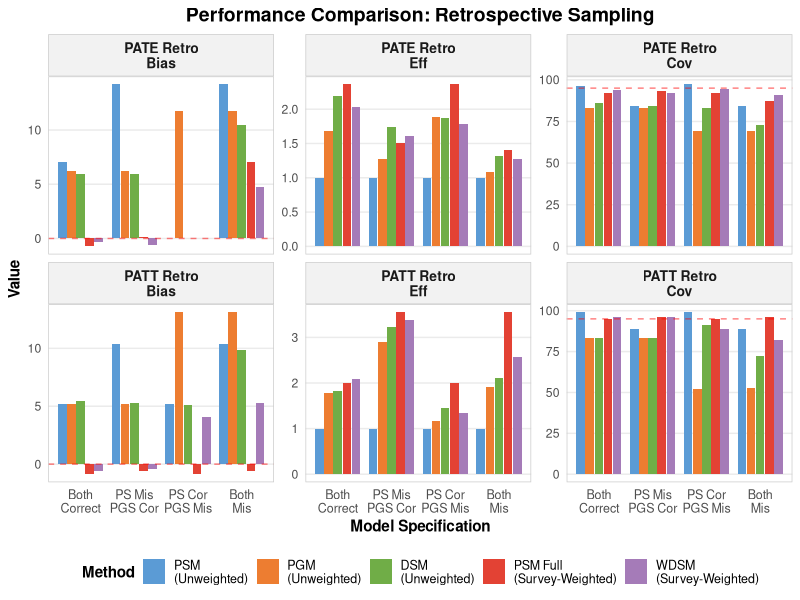
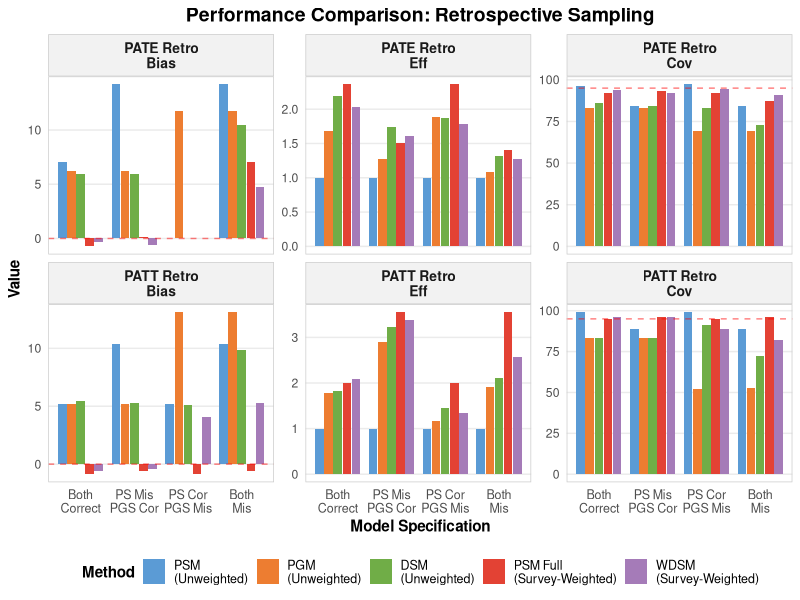
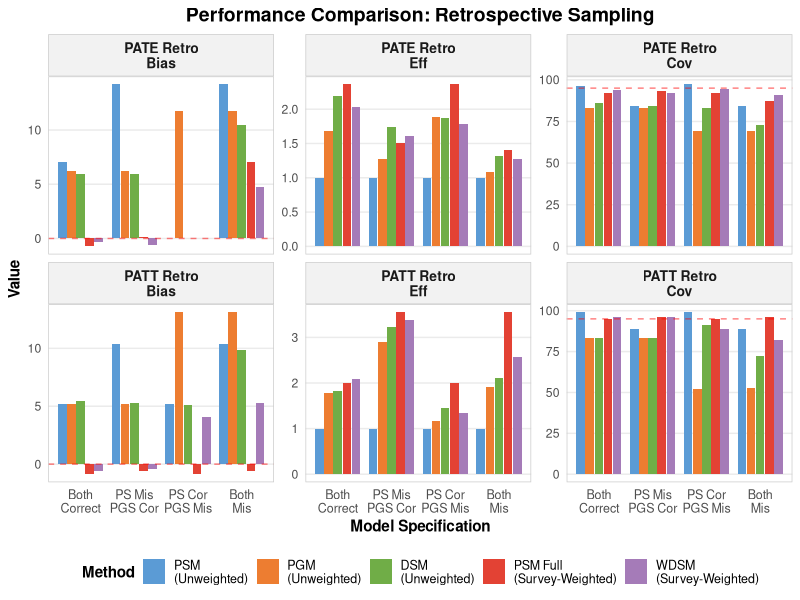

The R script that drew these images, in order:
library(ggplot2)
library(tidyr)
library(dplyr)

# Create data frame from the retrospective table
results_data <- data.frame(
  Method = rep(c("PSM\n(Unweighted)", "PGM\n(Unweighted)", "DSM\n(Unweighted)", 
                 "PSM Full\n(Survey-Weighted)", "WDSM\n(Survey-Weighted)"), 4),
  Specification = rep(c("Both\nCorrect", "PS Mis\nPGS Cor", "PS Cor\nPGS Mis", "Both\nMis"), each = 5),
  
  # PATE Results
  PATE_Bias = c(
    # Both Correct
    7.01, 6.21, 5.90, -0.73, -0.34,
    # PS Mis, PGS Cor
    14.20, 6.21, 5.92, 0.11, -0.56,
    # PS Cor, PGS Mis
    0.062, 11.75, 0.061, 0.001, -0.004,
    # Both Mis
    14.20, 11.75, 10.44, 7.05, 4.70
  ),
  PATE_Eff = c(
    # Both Correct
    1.00, 1.68, 2.19, 2.36, 2.03,
    # PS Mis, PGS Cor
    1.00, 1.27, 1.74, 1.51, 1.61,
    # PS Cor, PGS Mis
    1.00, 1.88, 1.87, 2.36, 1.78,
    # Both Mis
    1.00, 1.08, 1.32, 1.41, 1.27
  ),
  PATE_Cov = c(
    # Both Correct
    96.0, 83.0, 86.0, 92.0, 94.0,
    # PS Mis, PGS Cor
    84.0, 83.0, 84.0, 93.0, 92.0,
    # PS Cor, PGS Mis
    97.2, 69.0, 82.9, 92.0, 94.4,
    # Both Mis
    84.0, 69.0, 73.0, 87.0, 91.0
  ),
  
  # PATT Results
  PATT_Bias = c(
    # Both Correct
    5.16, 5.18, 5.48, -0.87, -0.62,
    # PS Mis, PGS Cor
    10.37, 5.18, 5.31, -0.60, -0.42,
    # PS Cor, PGS Mis
    5.16, 13.11, 5.14, -0.87, 4.05,
    # Both Mis
    10.37, 13.11, 9.88, -0.60, 5.29
  ),
  PATT_Eff = c(
    # Both Correct
    1.00, 1.78, 1.82, 2.01, 2.09,
    # PS Mis, PGS Cor
    1.00, 2.91, 3.23, 3.55, 3.38,
    # PS Cor, PGS Mis
    1.00, 1.17, 1.45, 2.01, 1.34,
    # Both Mis
    1.00, 1.91, 2.11, 3.55, 2.56
  ),
  PATT_Cov = c(
    # Both Correct
    99.0, 83.0, 83.0, 95.0, 96.0,
    # PS Mis, PGS Cor
    89.0, 83.0, 83.0, 96.0, 96.0,
    # PS Cor, PGS Mis
    99.0, 52.0, 91.0, 95.0, 89.0,
    # Both Mis
    89.0, 53.0, 72.0, 96.0, 82.0
  )
)

# Reshape data to long format
results_long <- results_data %>%
  pivot_longer(
    cols = c(PATE_Bias, PATE_Eff, PATE_Cov, PATT_Bias, PATT_Eff, PATT_Cov),
    names_to = c("Estimand", "Metric"),
    names_sep = "_",
    values_to = "Value"
  )

# Create factor for ordering
results_long$Method <- factor(results_long$Method, 
                               levels = c("PSM\n(Unweighted)", 
                                          "PGM\n(Unweighted)", 
                                          "DSM\n(Unweighted)", 
                                          "PSM Full\n(Survey-Weighted)", 
                                          "WDSM\n(Survey-Weighted)"))

results_long$Specification <- factor(results_long$Specification,
                                     levels = c("Both\nCorrect", 
                                                "PS Mis\nPGS Cor", 
                                                "PS Cor\nPGS Mis", 
                                                "Both\nMis"))

results_long$Metric <- factor(results_long$Metric, levels = c("Bias", "Eff", "Cov"))

# Create combined label for faceting
results_long <- results_long %>%
  mutate(Panel = paste0(Estimand, " Retro - ", Metric))

results_long$Panel <- factor(results_long$Panel,
                              levels = c("PATE Retro - Bias", 
                                         "PATE Retro - Eff", 
                                         "PATE Retro - Cov",
                                         "PATT Retro - Bias", 
                                         "PATT Retro - Eff", 
                                         "PATT Retro - Cov"))

# Define colors to match the image
method_colors <- c(
  "PSM\n(Unweighted)" = "#5B9BD5",      # Blue
  "PGM\n(Unweighted)" = "#ED7D31",      # Orange
  "DSM\n(Unweighted)" = "#70AD47",      # Green
  "PSM Full\n(Survey-Weighted)" = "#E34234",  # Red
  "WDSM\n(Survey-Weighted)" = "#A57BB8"  # Purple
)

# Create the plot
p <- ggplot(results_long, aes(x = Specification, y = Value, fill = Method)) +
  geom_bar(stat = "identity", position = position_dodge(width = 0.85), width = 0.8) +
  facet_wrap(~ Panel, scales = "free_y", ncol = 3, 
             labeller = labeller(Panel = function(x) gsub(" - ", "\n", x))) +
  scale_fill_manual(values = method_colors) +
  labs(
    title = "Performance Comparison: Retrospective Sampling",
    x = "Model Specification",
    y = "Value",
    fill = "Method"
  ) +
  theme_minimal(base_size = 11) +
  theme(
    plot.title = element_text(hjust = 0.5, face = "bold", size = 14),
    strip.text = element_text(face = "bold", size = 10),
    strip.background = element_rect(fill = "grey95", color = "grey80"),
    legend.position = "bottom",
    legend.title = element_text(face = "bold"),
    legend.text = element_text(size = 9),
    axis.text.x = element_text(angle = 0, hjust = 0.5, size = 9),
    axis.title = element_text(face = "bold"),
    panel.grid.major.x = element_blank(),
    panel.grid.minor = element_blank(),
    panel.border = element_rect(fill = NA, color = "grey80")
  ) +
  guides(fill = guide_legend(nrow = 1))

# Add reference lines for bias (0%) and coverage (95%)
p <- p + geom_hline(data = filter(results_long, Metric == "Bias"), 
                    aes(yintercept = 0), 
                    linetype = "dashed", color = "red", alpha = 0.5)

p <- p + geom_hline(data = filter(results_long, Metric == "Cov"), 
                    aes(yintercept = 95), 
                    linetype = "dashed", color = "red", alpha = 0.5)

# Display the plot
print(p)

# Save the plot
ggsave("retrospective_results_comparison.png", 
       plot = p, 
       width = 12, 
       height = 8, 
       dpi = 300,
       bg = "white")

ggsave("retrospective_results_comparison.pdf", 
       plot = p, 
       width = 12, 
       height = 8,
       bg = "white")

cat("Plot saved as 'retrospective_results_comparison.png' and 'retrospective_results_comparison.pdf'\n")
